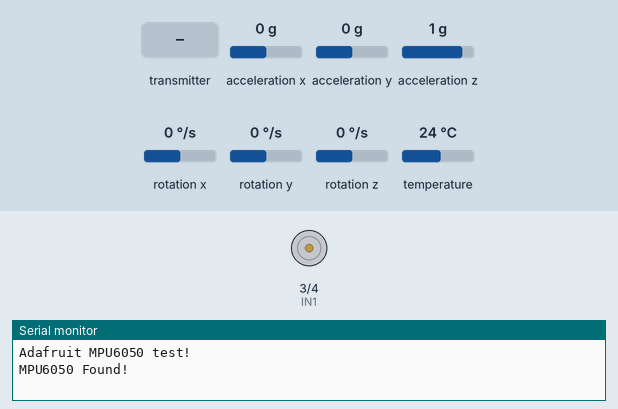
Simulated run of this sketch. Board: ESP8266 (NodeMCU). Shown: motor-driver pin pairs drawn as motors (green arrow = first pin HIGH = forward, orange = second pin HIGH = backward, longer = more drive, scaled by the enable pin), the last lines printed to the serial monitor. The inputs (shaded band) are chosen by the test bench; at power-on: acceleration x 0 g, acceleration y 0 g, acceleration z 1 g, rotation x 0 °/s, rotation y 0 °/s, rotation z 0 °/s, temperature 24 °C.

Above: at 1.2 s.
1.3 s: the transmitter starts sending accelX = 0
At 11.1 s:
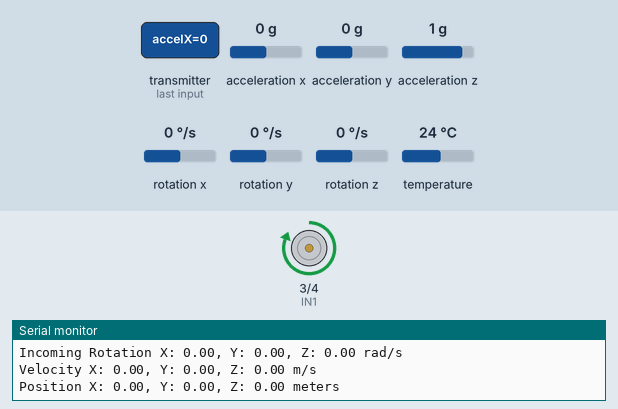
At 12.7 s:
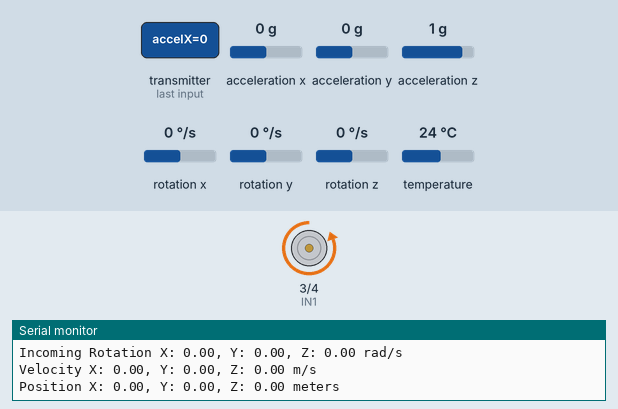
Timing chart, 0 to 21.3 s (numbered marks = the images above; inputs shaded):
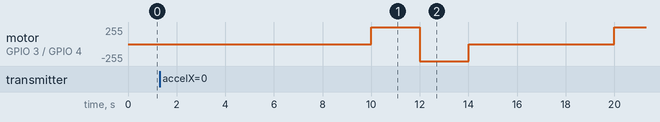

The sketch:

recievedata.ino
```cpp
#include <Adafruit_MPU6050.h>
#include <Adafruit_Sensor.h>
#include <Wire.h>
#include <ESP8266WiFi.h>
#include <espnow.h>

Adafruit_MPU6050 mpu;

// A4:CF:12:C6:2C:F3

// int ENA = 4;

// int IN1 = 0;

// int IN2 = 2;


int ENA = 2;

int IN1 = 3;

int IN2 = 4;

// Ena d5
// in1 d3
// int2 d4
// in3 d7
// in4 d8
// end d6


uint8_t broadcastAddress[] = {0xA4, 0xCF, 0x12, 0xC6, 0x2C, 0xF3};
const long interval = 10000;
unsigned long previousMillis = 0;

float velocity_x = 0.0;
float velocity_y = 0.0;
float velocity_z = 0.0;

float position_x = 0.0;
float position_y = 0.0;
float position_z = 0.0;

typedef struct struct_message {
    float accelX;
    float accelY;
    float accelZ;
    float gyroX;
    float gyroY;
    float gyroZ;


} struct_message;

struct_message sensorReadings;

struct_message incomingReadings;

void OnDataSent(uint8_t *mac_addr, uint8_t sendStatus) {
    Serial.print("Last Packet Send Status: ");
    if (sendStatus == 0) {
        Serial.println("Delivery success");
    } else {
        Serial.println("Delivery fail");
    }
}

void OnDataRecv(uint8_t *mac, uint8_t *incomingData, uint8_t len) {
    memcpy(&incomingReadings, incomingData, sizeof(incomingReadings));
    Serial.print("Bytes received: ");
    Serial.println(len);

    // Print incoming sensor readings
    Serial.print("Incoming Acceleration X: ");
    Serial.print(incomingReadings.accelX);
    Serial.print(", Y: ");
    Serial.print(incomingReadings.accelY);
    Serial.print(", Z: ");
    Serial.print(incomingReadings.accelZ);
    Serial.println(" m/s^2");

    Serial.print("Incoming Rotation X: ");
    Serial.print(incomingReadings.gyroX);
    Serial.print(", Y: ");
    Serial.print(incomingReadings.gyroY);
    Serial.print(", Z: ");
    Serial.print(incomingReadings.gyroZ);
    Serial.println(" rad/s");

/* Calculate the velocity using integration */
  float dt = 0.5; // Sample time in seconds (adjust as needed)  incomingReadings.accelX
  // velocity_x += a.acceleration.x * dt;
  velocity_x += incomingReadings.accelX * dt;
  velocity_y += incomingReadings.accelY * dt;
  velocity_z += incomingReadings.accelZ * dt;

  /* Calculate the position using integration */
  position_x += velocity_x * dt;
  position_y += velocity_y * dt;
  position_z += velocity_z * dt;

   Serial.print("Velocity X: ");
  Serial.print(velocity_x);
  Serial.print(", Y: ");
  Serial.print(velocity_y);
  Serial.print(", Z: ");
  Serial.print(velocity_z);
  Serial.println(" m/s");

  Serial.print("Position X: ");
  Serial.print(position_x);
  Serial.print(", Y: ");
  Serial.print(position_y);
  Serial.print(", Z: ");
  Serial.print(position_z);
  Serial.println(" meters");

  Serial.println("");
  delay(100);


}

void setup() {
    Serial.begin(115200);
    while (!Serial)
        delay(10);

    Serial.println("Adafruit MPU6050 test!");

    if (!mpu.begin()) {
        Serial.println("Failed to find MPU6050 chip");
        while (1) {
            delay(10);
        }
    }
    Serial.println("MPU6050 Found!");

    // Initialize WiFi and ESP-NOW
    WiFi.mode(WIFI_STA);
    WiFi.disconnect();

    if (esp_now_init() != 0) {
        Serial.println("Error initializing ESP-NOW");
        return;
    }

    esp_now_set_self_role(ESP_NOW_ROLE_COMBO);
    esp_now_register_send_cb(OnDataSent);
    esp_now_add_peer(broadcastAddress, ESP_NOW_ROLE_COMBO, 1, NULL, 0);

    esp_now_register_recv_cb(OnDataRecv);


    // set all the motor control pins to outputs

pinMode(ENA, OUTPUT);
pinMode(IN1, OUTPUT);
pinMode(IN2, OUTPUT);


}


// this is for testing motors
// this function will run the motors in both directions at a fixed speed

void testOne() {

// turn on motor

digitalWrite(ENA, HIGH); // set speed to 200 out of possible range 0~255
digitalWrite(IN1, HIGH);
digitalWrite(IN2, LOW);

delay(2000); // now change motor directions

digitalWrite(IN1, LOW);
digitalWrite(IN2, HIGH);

delay(2000); // now turn off motors

digitalWrite(IN1, LOW);
digitalWrite(IN2, LOW);
}

// this function will run the motors across the range of possible speeds

// note that maximum speed is determined by the motor itself and the operating voltage
// the PWM values sent by analogWrite() are fractions of the maximum speed possible by your hardware

void testTwo() {

// turn on motors

digitalWrite(IN1, LOW);
digitalWrite(IN2, HIGH);

// accelerate from zero to maximum speed

for (int i = 0; i < 256; i++)

{
    analogWrite(ENA, i);
    delay(50);
}

// decelerate from maximum speed to zero

for (int i = 255; i >= 0; --i)
{
      analogWrite(ENA, i);
      delay(50);
}

// now turn off motors

digitalWrite(IN1, LOW);
digitalWrite(IN2, LOW);
}


void loop() {
    unsigned long currentMillis = millis();
    if (currentMillis - previousMillis >= interval) {
        previousMillis = currentMillis;

        // Get new sensor events with the readings
        sensors_event_t a, g, temp;
        mpu.getEvent(&a, &g, &temp);

        // Set sensor readings
        sensorReadings.accelX = a.acceleration.x;
        sensorReadings.accelY = a.acceleration.y;
        sensorReadings.accelZ = a.acceleration.z;
        sensorReadings.gyroX = g.gyro.x;
        sensorReadings.gyroY = g.gyro.y;
        sensorReadings.gyroZ = g.gyro.z;

        // Send sensor readings via ESP-NOW
        esp_now_send(broadcastAddress, (uint8_t *)&sensorReadings, sizeof(sensorReadings));

        // // Print sensor readings
        // Serial.print("Acceleration X: ");
        // Serial.print(sensorReadings.accelX);
        // Serial.print(", Y: ");
        // Serial.print(sensorReadings.accelY);
        // Serial.print(", Z: ");
        // Serial.print(sensorReadings.accelZ);
        // Serial.println(" m/s^2");

        // Serial.print("Rotation X: ");
        // Serial.print(sensorReadings.gyroX);
        // Serial.print(", Y: ");
        // Serial.print(sensorReadings.gyroY);
        // Serial.print(", Z: ");
        // Serial.print(sensorReadings.gyroZ);
        // Serial.println(" rad/s");


        // Print incoming readings
        // This is now done in the OnDataRecv function

        testOne();
	// delay(1000);
  	// testTwo();
  	// delay(1000);
    }
}
```
